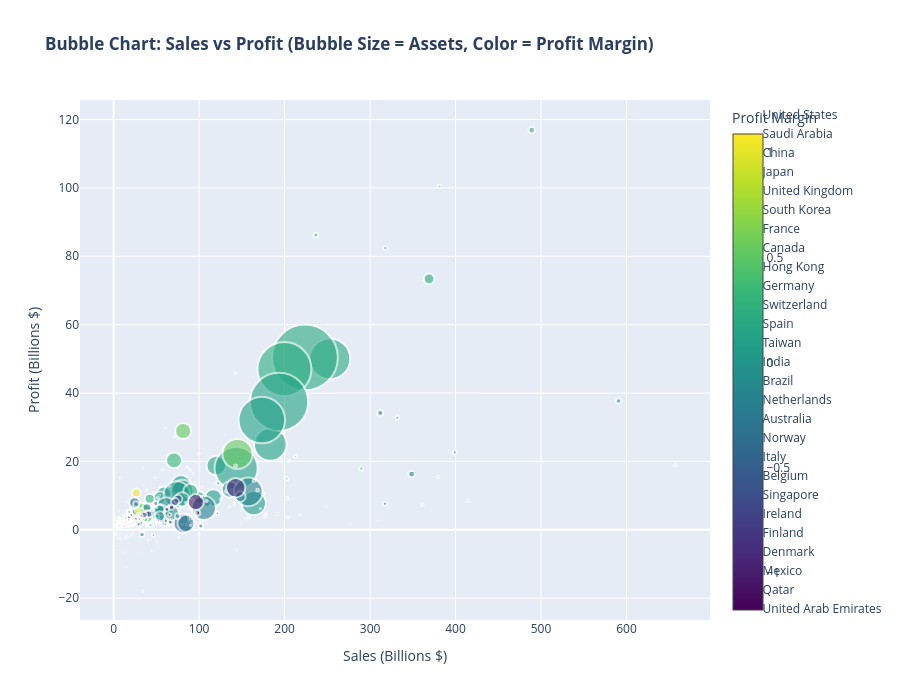

Notebook cell for this chart:
### Code cell
# 1. BUBBLE CHART: Profitability & Company Size by Country
import plotly.graph_objects as go

# Remove any NaN values for this visualization
df_clean = df.dropna(subset=['sales', 'profit', 'assets'])

fig = go.Figure()

for country in df_clean['country'].unique():
    country_data = df_clean[df_clean['country'] == country]
    fig.add_trace(go.Scatter(
        x=country_data['sales'],
        y=country_data['profit'],
        mode='markers',
        marker=dict(
            size=country_data['assets']/100,  # Scale assets for bubble size
            color=country_data['profit_margin'],
            colorscale='Viridis',
            showscale=(country == df_clean['country'].unique()[0]),
            colorbar=dict(title="Profit Margin"),
            opacity=0.6,
            line=dict(width=2, color='white')
        ),
        text=[f"{name}<br>Country: {country}<br>Sales: ${sales}B<br>Profit: ${profit}B<br>Assets: ${assets}B" 
              for name, sales, profit, assets in zip(country_data['name'], country_data['sales'], 
                                                      country_data['profit'], country_data['assets'])],
        hovertemplate='<b>%{text}</b><extra></extra>',
        name=country
    ))

fig.update_layout(
    title="<b>Bubble Chart: Sales vs Profit (Bubble Size = Assets, Color = Profit Margin)</b>",
    xaxis_title="Sales (Billions $)",
    yaxis_title="Profit (Billions $)",
    height=700,
    hovermode='closest',
    font=dict(size=12)
)
fig.show()
